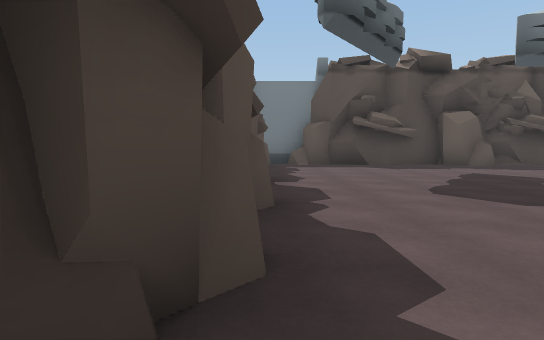
[1] (above)

17 first-person views from a walk through a 3-D level made in the Unity game engine. The camera is 1.2 m above the floor, tilts 4° down and sees 75° across. The floor is counted in squares, 2.12 m on a side. Each view is taken from the middle of a square. On the plan, view 1 faces up. The plan holds only what a view shows up to about 10 squares ahead; the rest is blank. The place goes on beyond the plan. The player is left out.

[2]
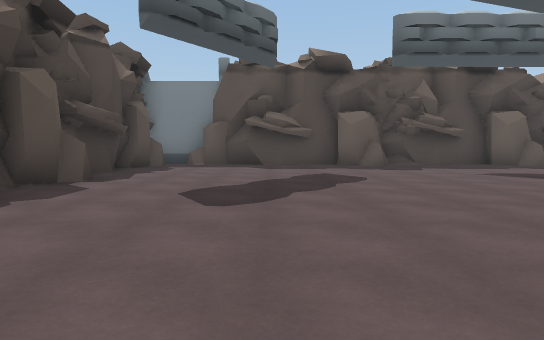

[3]
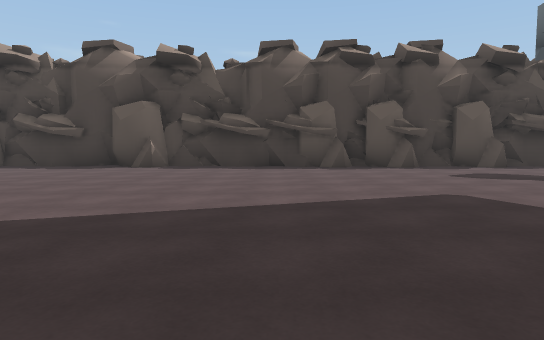

[4]
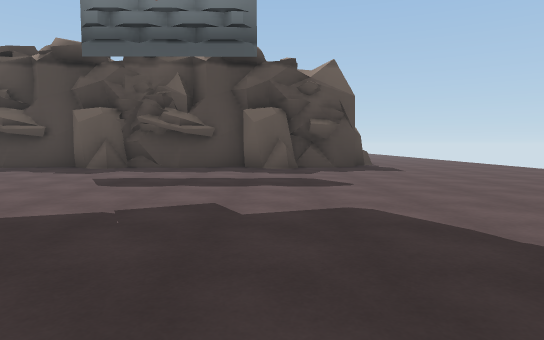

[5]
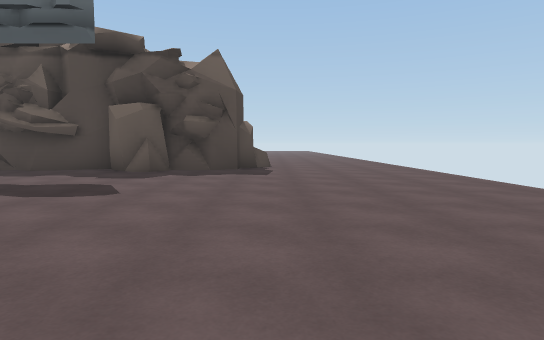

[6]
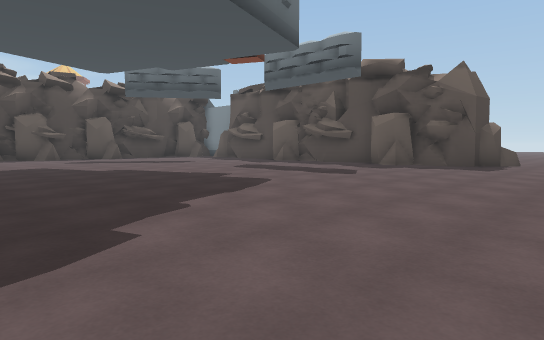

[7]
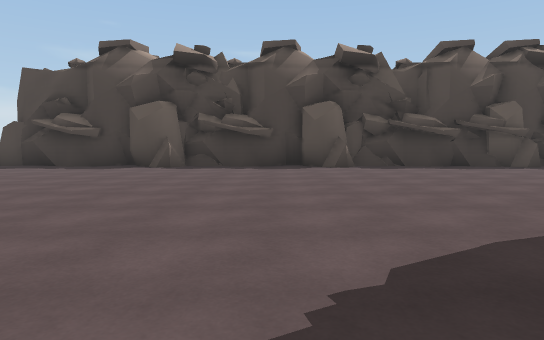

[8]
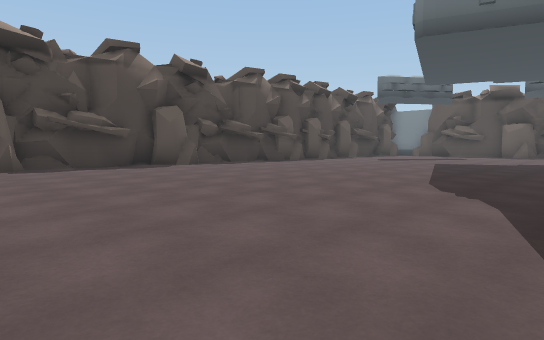

[9]
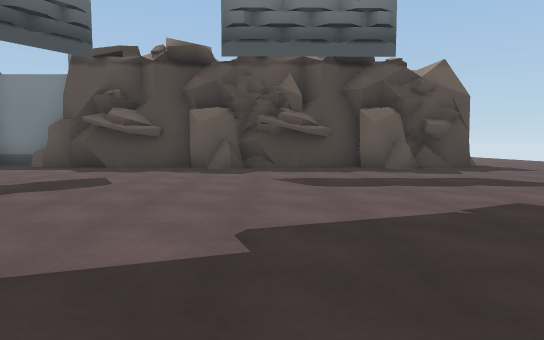

[10]
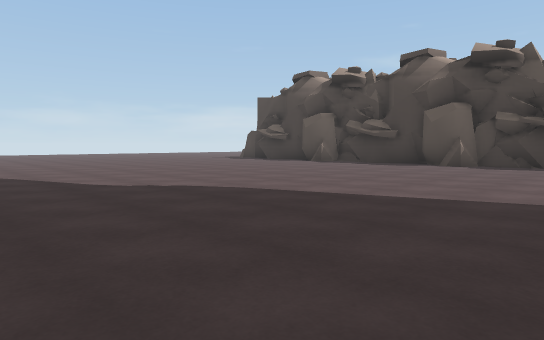

[11]
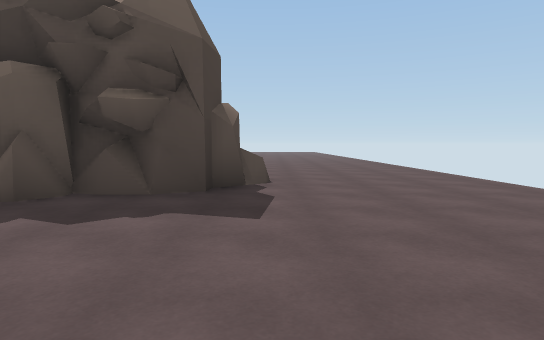

[12]
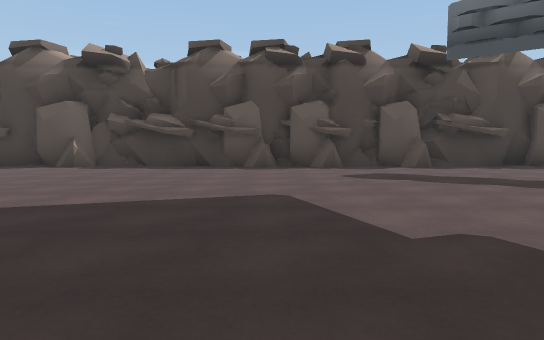

[13]
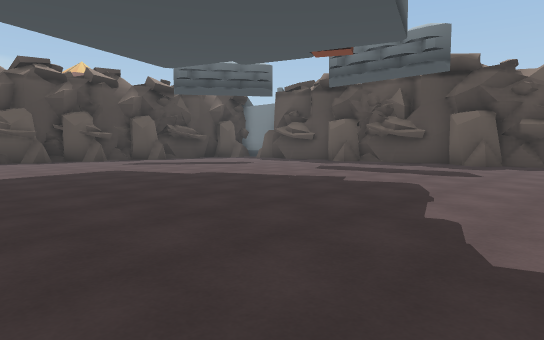

[14]
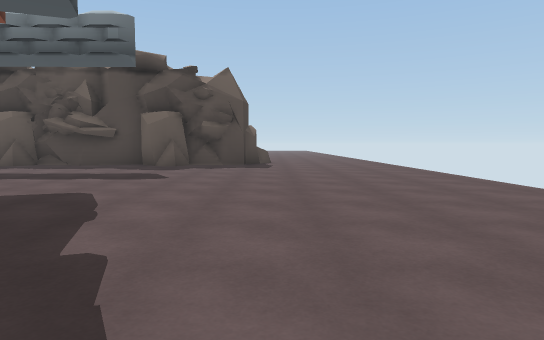

[15]
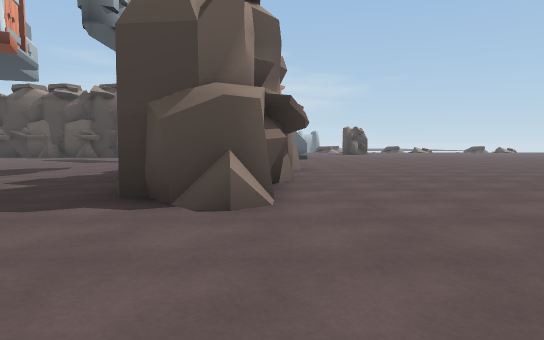

[16]
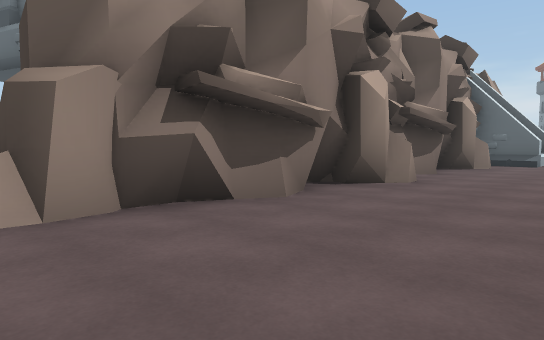

[17]
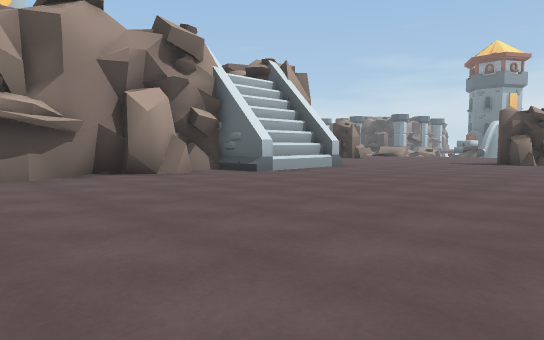

### Floor plan
Key: @ floor where view 1 was taken; # wall or solid block; . floor; v drop or lower ground; O other object.
Columns run from 6 left of view 1 to 17 right of it. Each row starts with its distance up from view 1.
 19          .....
 18    ............
 17 OO...............
 16   ................
 15    .................
 14     .................
 13      ###..............
 12      ##############....v
 11      ##############....
 10      ##.#######.###....
  9      #.................
  8      #.................
  7      #.................
  6      #.................
  5      #.................
  4      #.................
  3      ##................
  2      ##...............
  1      ##...............
  0      #@...............
 -1      #..............
 -2      #...........
 -3      #...........
 -4      #...........
 -5      #..........
 -6      #..........
 -7      #..........
 -8      #..........
 -9      #..........

Where each view was taken, in squares from view 1:
view 1: 0 up, 0 right, facing up
view 2: 0 up, 3 right, facing up
view 3: 0 up, 9 right, facing left
view 4: 1 up, 10 right, facing up
view 5: 2 up, 13 right, facing up
view 6: 0 up, 15 right, facing up-left
view 7: 5 down, 9 right, facing left
view 8: 9 down, 9 right, facing up-left
view 9: 1 up, 7 right, facing up
view 10: 0 up, 10 right, facing down-left
view 11: 6 up, 13 right, facing up
view 12: 2 up, 9 right, facing left
view 13: 1 down, 13 right, facing up-left
view 14: 0 up, 13 right, facing up
view 15: 12 up, 16 right, facing left
view 16: 15 up, 13 right, facing down-left
view 17: 19 up, 7 right, facing down-left
